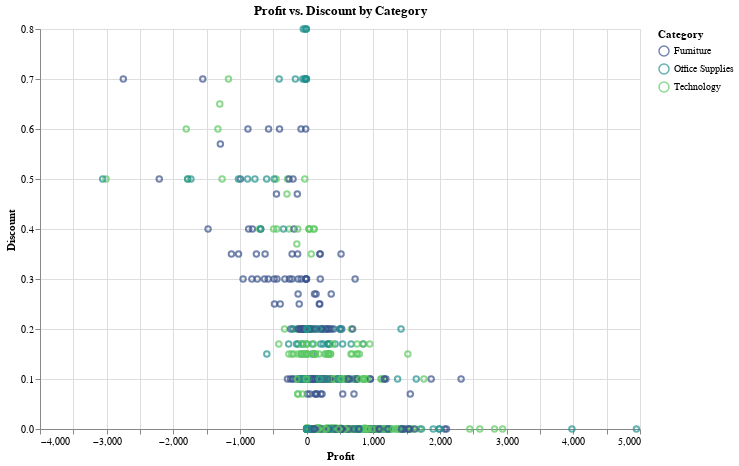

The code cell stored with this chart in its notebook:
### Markdown cell above
## **სავარჯიშო 2:** მოგების და ფასდაკლების გაფანტულობის დიაგრამა (**0.5 ქულა**)
- Altair-ის მეშვეობით ააგეთ გაფანტულობის დიაგრამა, რომელიც აჩვენებს კავშირს მოგებასა და ფასდაკლებას შორის და გააფერადეთ კატეგორიის მიხედვით

### Code cell
import altair as alt
import pandas as pd

scatter_data = superstore_df[['Profit', 'Discount', 'Category']]

chart = alt.Chart(scatter_data).mark_point().encode(
    x=alt.X('Profit', title='Profit'),
    y=alt.Y('Discount', title='Discount'),
    color=alt.Color('Category', scale=alt.Scale(scheme='viridis'), title='Category')
).properties(
    title='Profit vs. Discount by Category',
    width=600,
    height=400
)

chart

### Figure 1 — Vega-Lite specification as saved in the notebook (floating-point values rounded to 4 significant figures; data arrays with more than 128 entries replaced by an {"elided": "..."} marker saying what was removed)
{"config": {"view": {"continuousWidth": 400, "continuousHeight": 300}}, "data": {"name": "data-84d042c466ed9983d0d18a56389b74c2"}, "mark": "point", "encoding": {"color": {"field": "Category", "scale": {"scheme": "viridis"}, "title": "Category", "type": "nominal"}, "x": {"field": "Profit", "title": "Profit", "type": "quantitative"}, "y": {"field": "Discount", "title": "Discount", "type": "quantitative"}}, "height": 400, "title": "Profit vs. Discount by Category", "width": 600, "$schema": "https://vega.github.io/schema/vega-lite/v4.17.0.json", "datasets": {"data-84d042c466ed9983d0d18a56389b74c2": {"elided": "1000 records"}}}
